Frame 1 (no input): blank canvas, image omitted
Frame 60 (the mouse pressed at the canvas centre just before this capture): blank canvas, image omitted
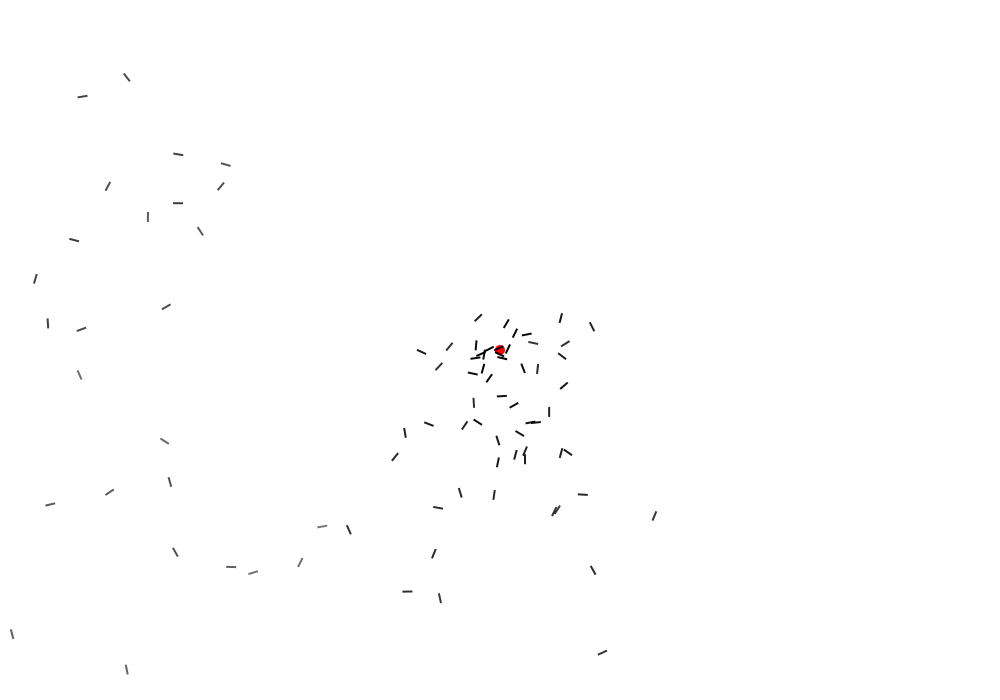
Frame 120 (the mouse held since frame 60 and released just before this capture)

The Processing sketch whose frames 1 and 60 were blank and that drew this single picture after the mouse press (run headless with seeded random() and noise(); from frame 60 on, the mouse is pressed at the canvas centre):

// Processing sketch: particle_system
// ── particle_system.pde
/**
 * A particle system simulation, consisting of a particle emitter that tracks
 * the user's mouse and spews particles from that location.
 */

import java.util.Iterator;

/**
 * A particle with a location, velocity, acceleration, angle, and angular
 * acceleration, that expires over time.
 */
class Particle {
	PVector location, velocity, acceleration;
	float angle, angAcceleration;
	int life;

	Particle(PVector location_, PVector velocityBase){
		location = location_;
		velocity = new PVector(random(-3, 3), random(-3, 3));
		velocity.add(velocityBase);
		acceleration = new PVector(0, 0.1);

		life = 255;
		angle = velocity.heading();
		angAcceleration = radians(10);
	}

	void move(){
		angle += angAcceleration;
		velocity.add(acceleration);
		location.add(velocity);
	}

	boolean isExpired(){
		return life <= 0;
	}

	void render(){
		noStroke();
		fill(0, life);

		pushMatrix();
		translate(location.x, location.y);
		rotate(angle);
		rectMode(CENTER);
		rect(0, 0, 2, 10);
		popMatrix();
	}

	void update(){
		move();
		render();
		life--;
	}
}

/**
 * A particle emitter that spews out particles from the mouse location, and
 * speeds them up according to the mouse's recent movement.
 */
class ParticleEmitter {
	PVector oldOrigin, origin;
	ArrayList<Particle> particles;

	ParticleEmitter(){
		origin = new PVector(width / 2, height / 2);
		oldOrigin = origin.get();
		particles = new ArrayList<Particle>();
	}

	void addParticle(){
		PVector velocityBase = PVector.sub(origin, oldOrigin);
		velocityBase.div(10);
		particles.add(new Particle(origin.get(), velocityBase));
	}

	void update(){
		oldOrigin = origin;
		origin = new PVector(mouseX, mouseY);

		addParticle();

		fill(0xffff0000);
		ellipse(origin.x, origin.y, 10, 10);

		Iterator<Particle> partIter = particles.iterator();
		while(partIter.hasNext()){
			Particle currPart = partIter.next();
			currPart.update();
			if(currPart.isExpired()){
				partIter.remove();
			}
		}
	}
}

ParticleEmitter particleEmitter;

void setup(){
	size(1000, 700);
	particleEmitter = new ParticleEmitter();
}

void draw(){
	background(255);
	particleEmitter.update();
}
